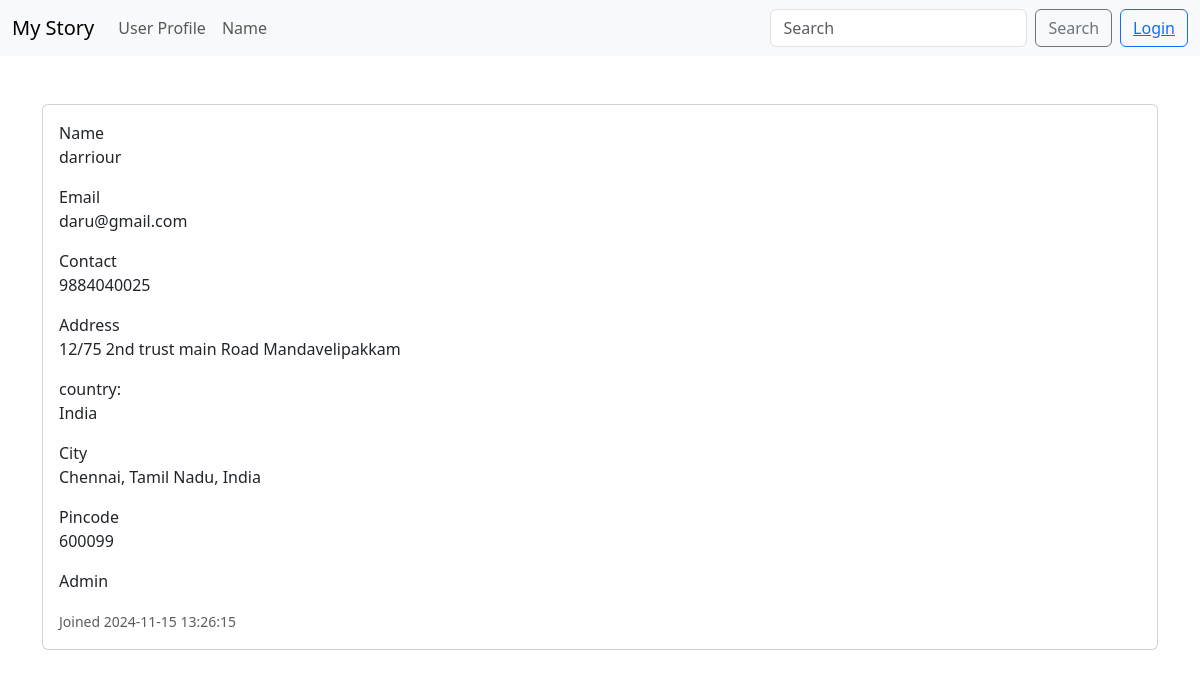
The app's page /profile/0 (signed in) with its own data.
### Main1.py (models this page shows, shortened)
class User(UserMixin, db.Model):
    id = db.Column(db.Integer, primary_key=True)
    name = db.Column(db.String(40), nullable=False)
    password = db.Column(db.String(80), nullable=False)
    email = db.Column(db.String(20), nullable=False, unique=True)
    address = db.Column(db.Text, nullable=False)
    country = db.Column(db.String(20), nullable=False)
    state = db.Column(db.String(20), nullable=False)
    city = db.Column(db.String(20), nullable=False)
    pincode = db.Column(db.Integer, nullable=False)
    mobile = db.Column(db.String(15), nullable=False)
    role = db.Column(db.String(15), nullable=False)
    status = db.Column(db.String(15), nullable=False, default='Active')
    date_added = db.Column(db.DateTime, default=func.now())
    flagged_users = db.relationship('FlaggedUsers', backref='user', lazy=True,uselist=False, cascade="all, delete-orphan")
    professional = db.relationship('Professional', backref='user', lazy=True,uselist=False, cascade="all, delete-orphan")
    reviews = db.relationship('Reviews', backref='user', lazy=True, cascade="all, delete-orphan")
    service_requests = db.relationship('ServiceRequests', backref='user', lazy=True, cascade="all, delete-orphan")

### Main1.py (the view)
@app.route('/profile/<int:id>',methods=['GET','POST'])
@login_required
def profile(id):
    user=User.query.get_or_404(id)
    return render_template('profile.html',user=user)

### Main1.py
class SearchForm(FlaskForm):
    searched=StringField("Searched",validators=[InputRequired()])
    search_type=StringField("Search Type",validators=[InputRequired()])
    submit=SubmitField("search")

### Main1.py (called while the page is built)
@login_manager.user_loader
def load_user(user_id):
    return User.query.get(int(user_id))

@app.context_processor
def base():
    form=SearchForm()
    return dict(form=form)  #dictonary

### templates/profile.html (shortened to what this page needs)
{% extends 'base.html' %}
{% block content %}
<div>
    <div>
<br>
<br>
    <div class="card mb-3" style="display: flex; flex-direction: row; align-items: center; justify-content: center;">
        <div class="card-body">
                Name<p class="card-text">{{ user.name }}</p>
                Email <p class="card-text">{{ user.email }}</p>
                Contact <p class="card-text">{{ user.mobile }}</p>
                Address <p class="card-text">{{ user.address }}</p>
                country:<p class="card-text">{{ user.country }}</p>
                City <p class="card-text">{{ user.city }}</p>
                Pincode <p class="card-text">{{ user.pincode }}</p>
                <p class="card-text">{{ user.role }}</p>
                <p class="card-text"><small class="text-muted">Joined {{ user.date_added }}</small></p>
        </div>
    </div>
</div>
{% endblock %}

### records on screen
User: name "darriour", email "daru@gmail.com", mobile "9884040025", address "12/75 2nd trust main Road Mandavelipakkam", country "India", city "Chennai, Tamil Nadu, India", pincode "600099", role "Admin", date_added "2024-11-15 13:26:15"
